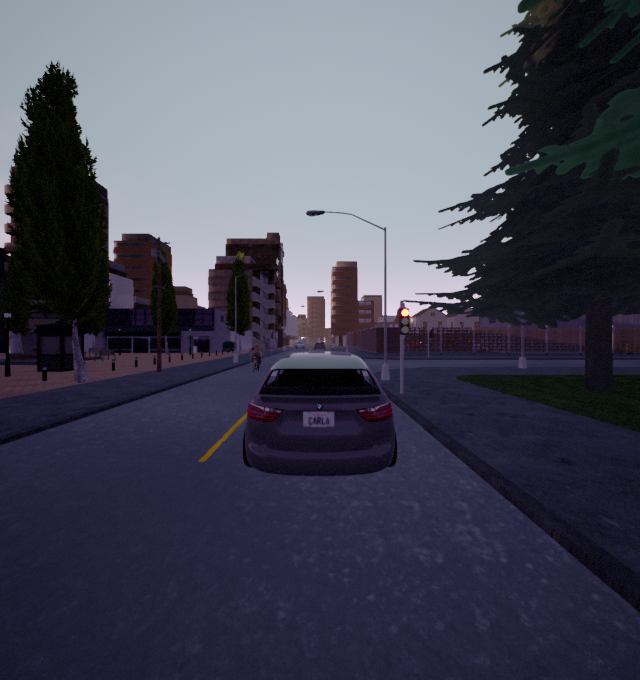
#> input picture Code/Scripts/testcv/1003.png, 640 x 680 px
$ python test.py
#> lines starting #> are read from the running program, lines starting #| are printed output that depends on the picture; after the words box and inside, x2 and y2 are one past the last pixel; in counts of white or black regions, pixels touching at a corner belong together
import cv2 as cv
import json

def on_load_file(file_content):
    # file_content = file_content.read_text()
#> called with file_content = 'copy-1003.json'
    with open(file_content, encoding='utf-8') as data:
#> (reads Code/Scripts/testcv/copy-1003.json from the repository)
        json_file = json.load(data)
        return json_file

def get_obj(dico):
    obj = []
    for o in dico['object']:
        obj.append(o)
    return obj

def open_img(im):
#> called with im = '1003.png'
    im_array = cv.imread(im)
#> im_array is the input picture: shape (680, 640, 3); mean B, G, R 87.2, 72.2, 70.5
#| <class 'numpy.ndarray'>
    return im_array

def show_img(ima, im_name, info):
    # draw rectangle
#> called with im_name = 'copy-img'
    for obj in info:
        box_img = cv.rectangle(
            ima,
            (obj['P0'], obj['P1']),
            (obj['P2'], obj['P3']),
            (0, 255, 0),
            2
        )
        cv.putText(box_img,
        str(obj['Class']),
        (obj['P0'], obj['P1'] - 10),
        cv.FONT_HERSHEY_PLAIN,
        0.8,
        (255, 255, 255))
#> this loop made 3 passes
#> pass 3, in show_img, `box_img = cv.rectangle( ima, (obj['P0'], obj['P1']), (obj['P2'], obj['..`:
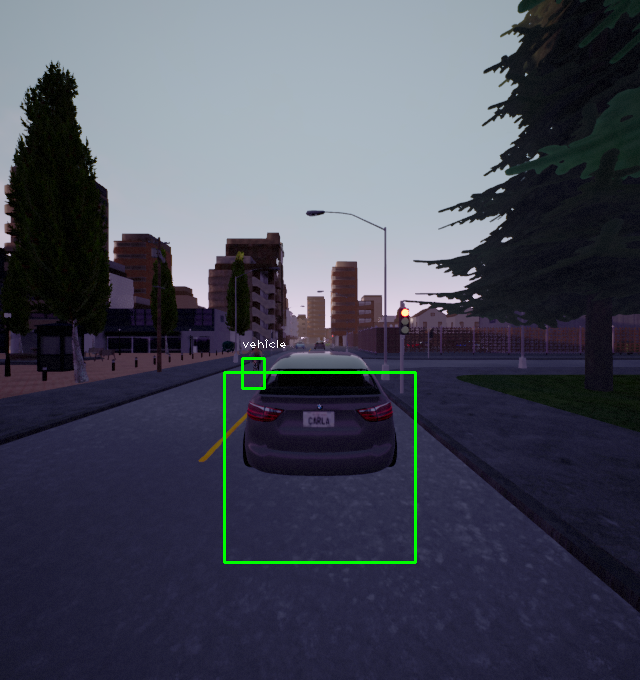
#> box_img: shape (680, 640, 3); mean B, G, R 86.8, 73.5, 70.3
#> after the loop: box_img: shape (680, 640, 3); 0.02% of pixels changed, all inside (x1, y1, x2, y2) = (225, 353, 268, 362)

    print(type(box_img))
#| <class 'numpy.ndarray'>
    cv.imshow(im_name, box_img)
    cv.waitKey(0)
    cv.destroyAllWindows()

if __name__=='__main__':

    content = on_load_file('copy-1003.json')
    content_array = get_obj(content)

    im_arr = open_img('1003.png')
    print(type(im_arr))
    print(content_array[2])
    show_img(im_arr, 'copy-img', content_array)
